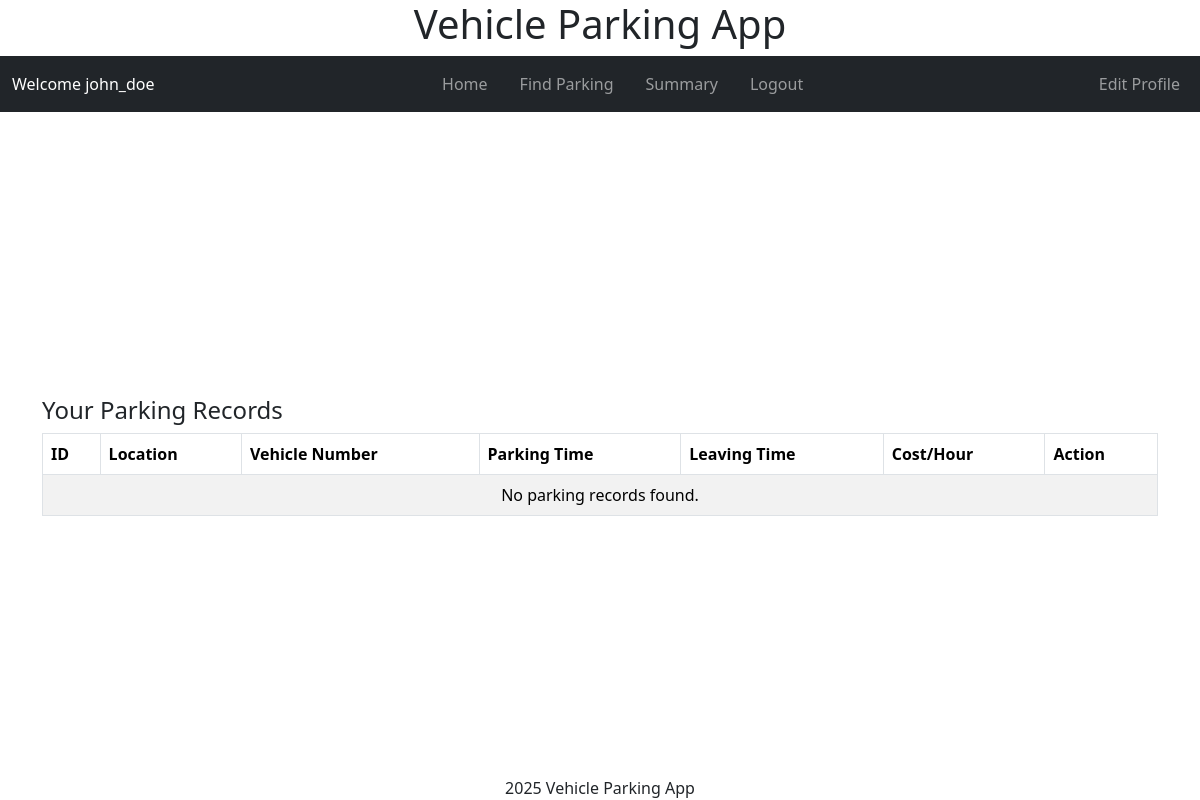
Page /user/dashboard (signed in) on the earlier database version.
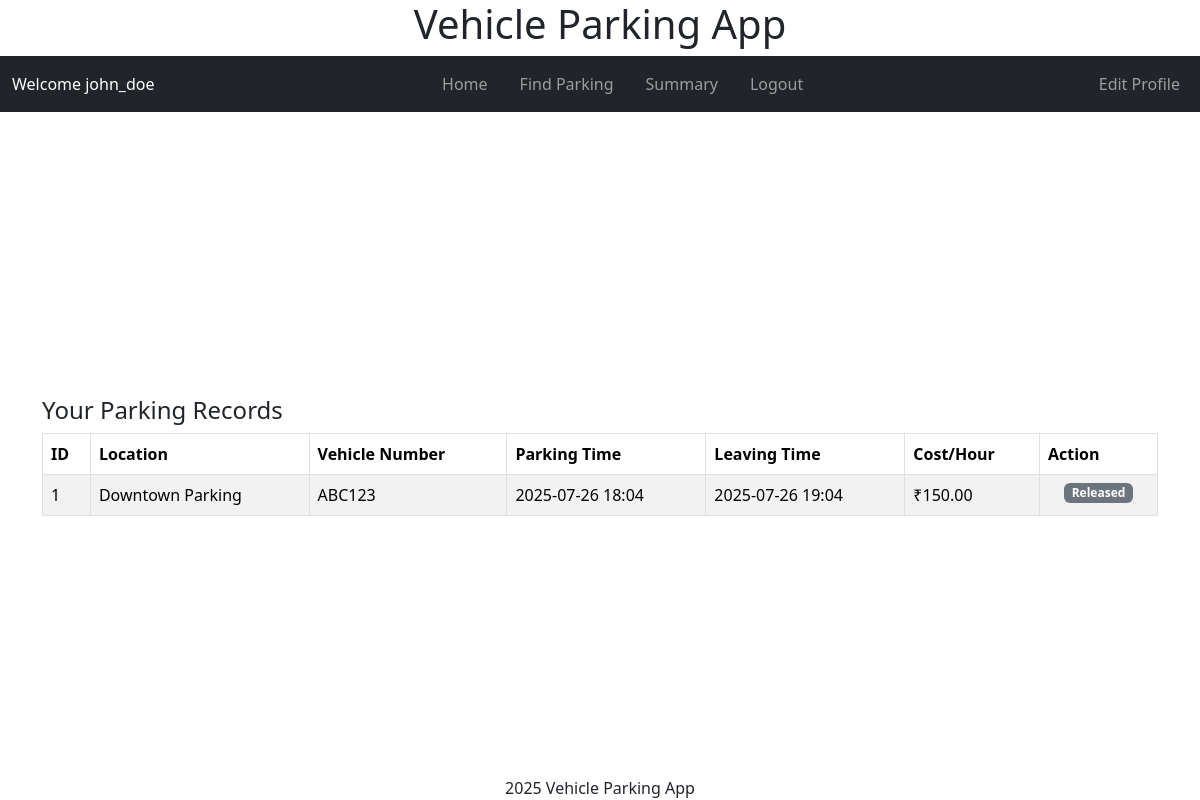
Same page on the later database version.
### models/models.py (models this page shows, shortened)
class Ticket(db.Model):
    id = db.Column(db.Integer, primary_key=True)
    active = db.Column(db.Boolean, default=True, nullable=False)
    spot_id = db.Column(db.Integer, db.ForeignKey('parking_spot.id'), nullable=False)
    user_id = db.Column(db.Integer, db.ForeignKey('user.id'), nullable=False)
    vehicle_number = db.Column(db.String(20), nullable=False)
    parking_timestamp = db.Column(db.DateTime, nullable=False)
    leaving_timestamp = db.Column(db.DateTime)
    duration = db.Column(db.Float)
    total_cost = db.Column(db.Numeric(10, 2))
    parking_cost_per_unit_time = db.Column(db.Numeric(8, 2), nullable=False)

class ParkingLot(db.Model):
    id = db.Column(db.Integer, primary_key=True)
    prime_location_name = db.Column(db.String(255), nullable=False, unique=True)
    price = db.Column(db.Numeric(10, 2), nullable=False)
    address = db.Column(db.Text, nullable=False)
    pin_code = db.Column(db.String(10), nullable=False)
    maximum_number_of_spots = db.Column(db.Integer, nullable=False)
    spots = db.relationship('ParkingSpot', backref='lot', lazy=True,
                          cascade='all, delete-orphan')

### controllers/user_controllers.py (the view)
@app.route('/user/dashboard')
@user_required
def user_dashboard():
    tickets = Ticket.query.filter_by(user_id=current_user.id).all()
    parking_lots = ParkingLot.query.all()
    return render_template('user/dashboard.html', tickets=tickets, parking_lots=parking_lots, user=current_user.username)

### app.py (called while the page is built)
def create_app():
    app = Flask(__name__)
    app.config.from_object(LocalDevelopmentConfig)
    db.init_app(app)
    login_manager = LoginManager()
    login_manager.init_app(app)
    from models.models import User
    @login_manager.user_loader
    def load_user(user_id):
        return User.query.get(int(user_id))
    app.app_context().push()
    return app

### controllers/user_controllers.py (called while the page is built)
def user_required(f):
    @wraps(f)
    def decorated_function(*args, **kwargs):
        if not current_user.is_authenticated:
            flash('Please login to access this page.', 'warning')
            return redirect(url_for('login'))
        if current_user.is_admin:
            flash('This page is only accessible to regular users.', 'warning')
            return redirect(url_for('admin_dashboard'))
        return f(*args, **kwargs)
    return decorated_function

### templates/user/dashboard.html (shortened to what this page needs)
{% extends "layout.html" %}
{% block header %}
{% include "user/navbar.html" with context %}
{% endblock header%}
{% block content %}
    <div class="container mt-4">
        <h4>Your Parking Records</h4>
        <div style="max-height: 400px; overflow-y: auto;">
            <table class="table table-bordered table-striped">
                <thead>
                    <tr>
                        <th>ID</th>
                        <th>Location</th>
                        <th>Vehicle Number</th>
                        <th>Parking Time</th>
                        <th>Leaving Time</th>
                        <th>Cost/Hour</th>
                        <th>Action</th>
                    </tr>
                </thead>
                <tbody>
                    {% if tickets %}
                        {% for ticket in tickets %}
                        <tr>
                            <td>{{ ticket.id }}</td>
                            <td>{{ ticket.spot.lot.prime_location_name }}</td>
                            <td>{{ ticket.vehicle_number }}</td>
                            <td>{{ ticket.parking_timestamp.strftime('%Y-%m-%d %H:%M') }}</td>
                            <td>
                                {% if ticket.leaving_timestamp %}
                                    {{ ticket.leaving_timestamp.strftime('%Y-%m-%d %H:%M') }}
                                {% else %}
                                    Active
                                {% endif %}
                            </td>
                            <td>₹{{ ticket.parking_cost_per_unit_time }}</td>
                            <td>
                                <div class="d-flex justify-content-center">
                                    {% if ticket.leaving_timestamp %}
                                        <span class="badge bg-secondary">Released</span>
                                    {% else %}
                                        <span class="badge bg-success">Active</span>
                                    {% endif %}
                                </div>
                            </td>
                        </tr>
                        {% endfor %}
                    {% else %}
                        <tr>
                            <td colspan="7" class="text-center">No parking records found.</td>
                        </tr>
                    {% endif %}
                </tbody>
            </table>
        </div>
    </div>
{% endblock %}

Differences in the rows shown:
added Ticket: id "1", spot.lot.prime_location_name "Downtown Parking", vehicle_number "ABC123", parking_timestamp "2025-07-26 18:04", leaving_timestamp "2025-07-26 19:04", parking_cost_per_unit_time "150.00", shows "Released"
Other differences:
text no longer shown: "No parking records found."
